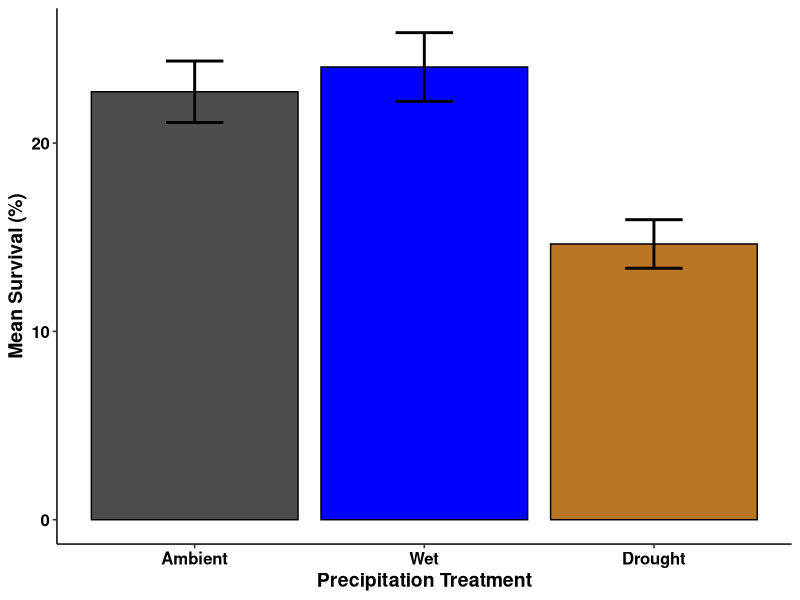
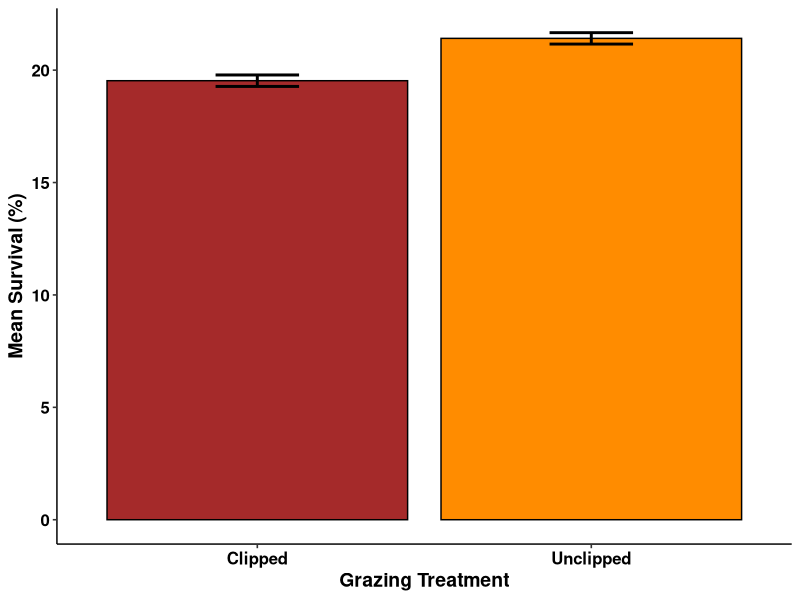
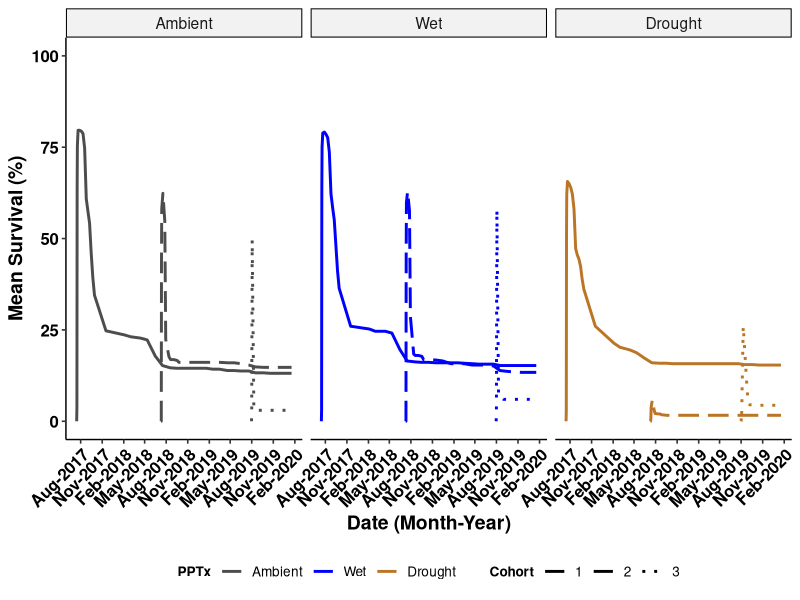
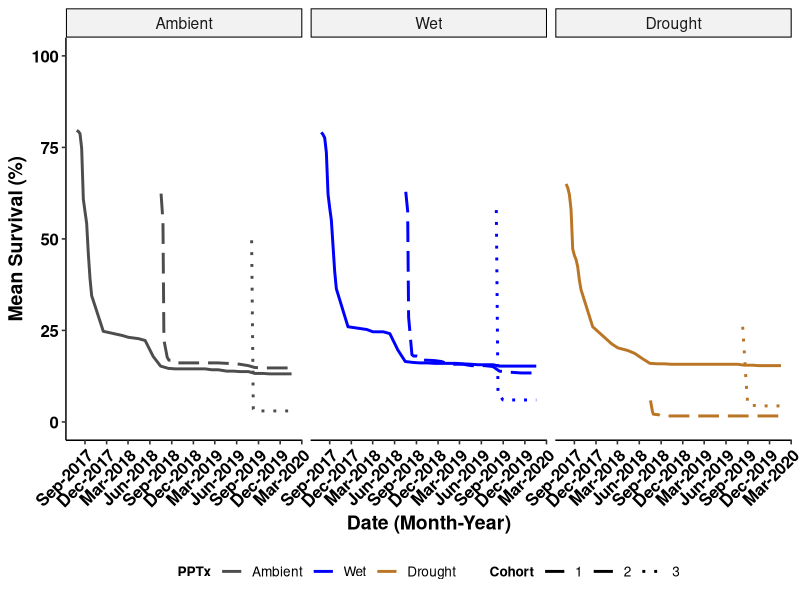
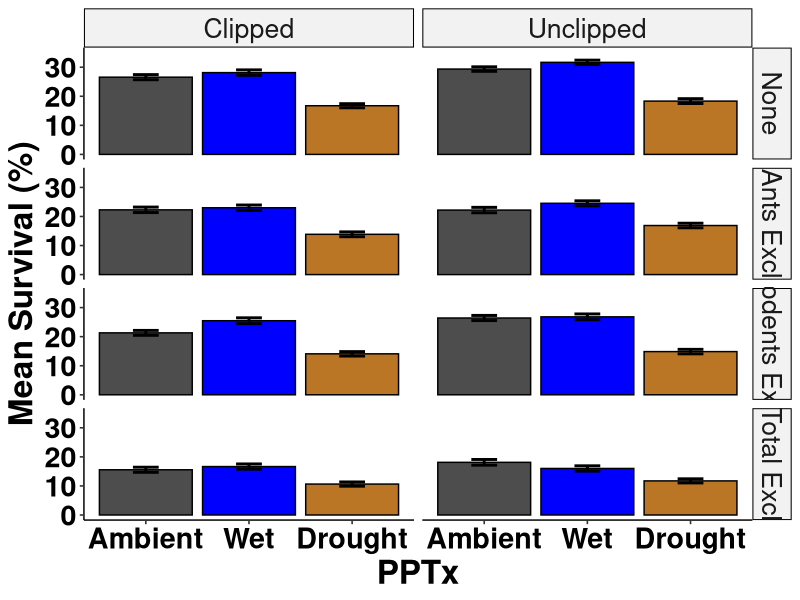
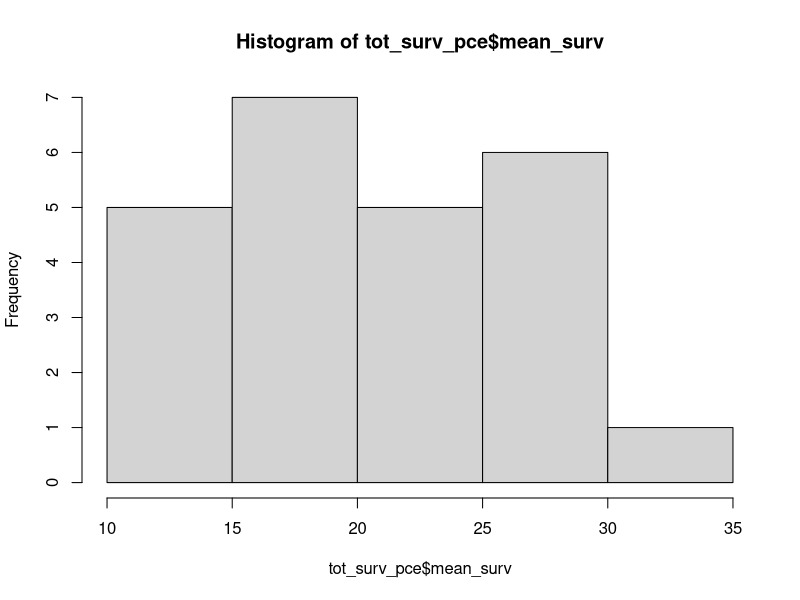
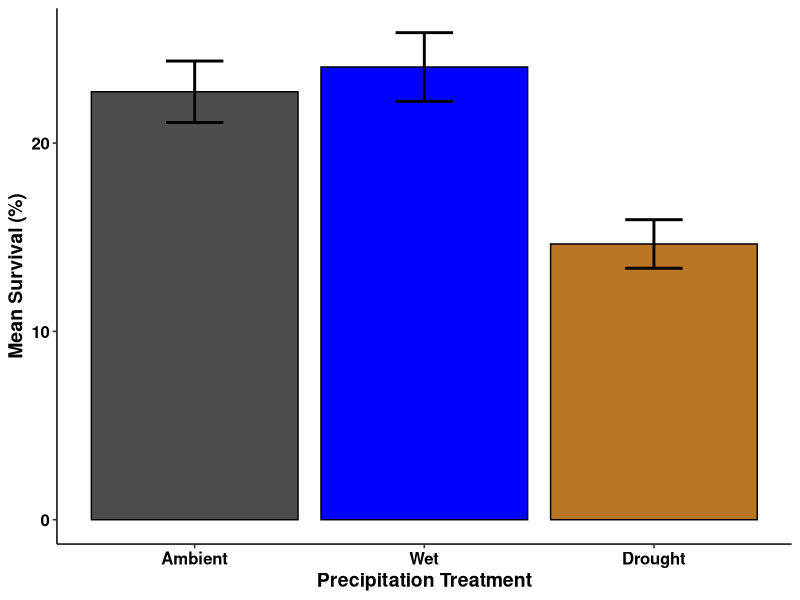
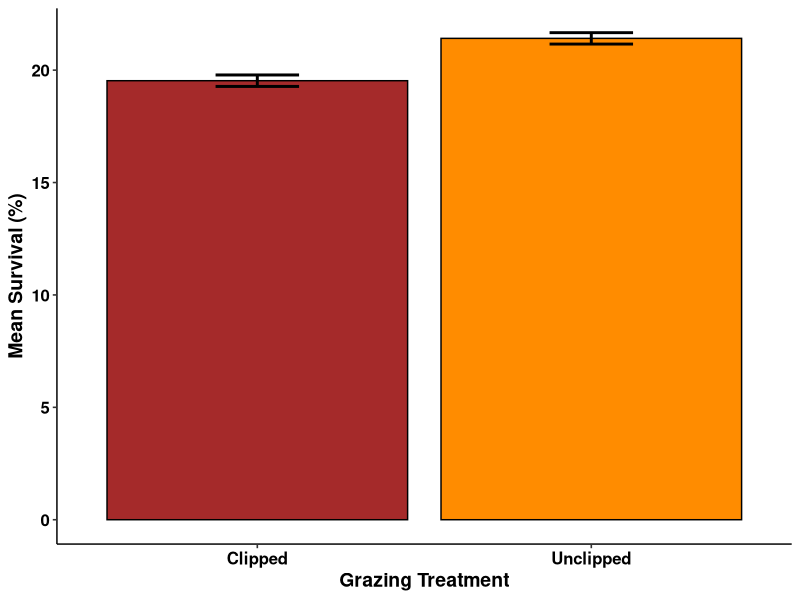

The R source for these figures, in order: (Note: this script raises an error after producing the figures.)
# USDA Rainout - Santa Rita Experimental Range
# Data visualizations-main
# Austin Rutherford
# email:arutherford@email.arizona.edu
# 2021-03-29

# Load packages
library(tidyverse)
library(forcats)
library(vroom)
library(ggpubr)
library(glmmTMB)
library(dplyr)

### Read in clean seedlings data with model outputs from "srer_rainout_stats_summarize"
seedlings_obs <- vroom("Data/seedlings_obs.csv",
                   col_types = c(.default = "f",
                                 ObsID = "i",
                                 date = "D",
                                 survival = "i",
                                 died = "i",
                                 tot_germination = "i",
                                 herb_lived = "i",
                                 herb_died = "i",
                                 tot_herbivory = "i",
                                 granivory = "i",
                                 res_surv = "d",
                                 sim_surv = "d",
                                 sim_fit_surv = "d",
                                 pred_surv = "d"))
str(seedlings_obs)
glimpse(seedlings_obs)

# create data set for raw survival data
tot_surv <- seedlings_obs %>% 
  group_by(precip, cohort, date) %>% 
  summarise(mean_surv = mean(survival),
            sd_surv = sd(survival),
            counts = n(),
            se_surv = (sd_surv/sqrt(counts))) %>%
  mutate(upper = mean_surv + se_surv,
         lower = mean_surv - se_surv,
         date = as.Date(date))

summary(tot_surv)


bar_surv_fig <- tot_surv %>%
  group_by(precip) %>% 
  summarise(mean_precip_per = (100*mean(mean_surv)/10),
            mean_se_per = (100*mean(se_surv)/10)) %>%
  mutate(upper = mean_precip_per + mean_se_per,
         lower = mean_precip_per - mean_se_per) %>%
  mutate(precip = recode_factor(precip,
                                      "Control" = "Ambient",
                                      "IR" = "Wet",
                                       "RO" = "Drought", .ordered = TRUE)) %>% 
  ggplot(mapping = aes(x = precip, y = mean_precip_per, fill = precip)) +
  geom_bar(stat="identity", color = "black", position=position_dodge()) +
  geom_errorbar(aes(ymin = lower, ymax = upper), width = 0.25, position = position_dodge(), size = 1) +
  scale_fill_manual(values = c("grey30","blue1","#ba7525")) +
  scale_x_discrete(labels = c("Ambient","Wet", "Drought")) +
  labs(y = "Mean Survival (%)",
       x = "Precipitation Treatment") +
  theme_pubr(legend = "none") +
  labs_pubr()

bar_surv_fig

ggsave(filename = "Figures_Tables/bar_mean_surv.tiff",
       plot = bar_surv_fig,
       dpi = 800,
       width = 22,
       height = 12,
       units = "in",
       compression = "lzw")

# create data set for clip
tot_surv_c <- seedlings_obs %>% 
  group_by(clip) %>% 
  summarise(mean_surv = 100*mean(survival/10),
            sd_surv = 100*sd(survival/10),
            counts = n(),
            se_surv = (sd_surv/sqrt(counts))) %>%
  mutate(upper = mean_surv + se_surv,
         lower = mean_surv - se_surv)

bar_cliponly_fig <- tot_surv_c %>%
  ggplot(mapping = aes(x = clip, y = mean_surv, fill = clip)) +
  geom_bar(stat="identity", color = "black", position=position_dodge()) +
  geom_errorbar(aes(ymin = lower, ymax = upper), width = 0.25, position = position_dodge(), size = 1) +
  scale_fill_manual(values = c("brown","darkorange")) +
  scale_x_discrete(labels = c("Clipped","Unclipped")) +
  labs(y = "Mean Survival (%)",
       x = "Grazing Treatment") +
  theme_pubr(legend = "none") +
  labs_pubr()

bar_cliponly_fig

ggsave(filename = "Figures_Tables/bar_cliponly_surv.tiff",
       plot = bar_cliponly_fig,
       dpi = 800,
       width = 22,
       height = 12,
       units = "in",
       compression = "lzw")

# plot survival over time, all dates
line_mean_surv <- tot_surv %>% 
  mutate(precip = recode_factor(precip,
                                "Control" = "Ambient",
                                "IR" = "Wet",
                                "RO" = "Drought", .ordered = TRUE)) %>% 
  ggplot(aes(x = date, y = 10*mean_surv, group = cohort, color = precip)) + 
  scale_color_manual(values = c("grey30", "blue1", "#ba7525")) +
  #scale_y_continuous(breaks = seq(0, 120, 10), expand = c(0.02,0)) +
  scale_x_date(date_labels = "%b-%Y", date_breaks = "3 months") +
  geom_line(aes(linetype = cohort), stat = "identity", size = 1) + 
  scale_linetype_manual(values=c("solid","longdash", "dotted")) +
  scale_fill_manual(values = c("grey30","blue1", "red1")) +
  ylim(0, 100) +
  labs(y = "Mean Survival (%)",
       x = "Date (Month-Year)",
       color = "PPTx",
       linetype = "Cohort") +
  facet_wrap(~precip, ncol = 3, nrow = 1) +
  theme_pubr(legend = "bottom", x.text.angle = 45) +
  labs_pubr()

line_mean_surv

ggsave(filename = "Figures_Tables/seedlings/line_mean_surv.tiff",
       plot = line_mean_surv,
       dpi = 800,
       width = 22,
       height = 12,
       units = "in",
       compression = "lzw")


# remove the lead up survival to start max for each cohort (following Archer suggestions)
surv_small_1 <- tot_surv %>% 
  filter(cohort == 1) %>% 
  filter(date > "2017-07-21")

surv_small_2 <- tot_surv %>% 
  filter(cohort == 2) %>% 
  filter(date >= "2018-07-18")

surv_small_3 <- tot_surv %>% 
  filter(cohort == 3 & precip != "RO") %>% 
  filter(date >= "2019-08-03")

surv_small_drought <- tot_surv %>% 
  filter(precip == "RO" & date >= "2019-08-10")

surv_small_all <- rbind(surv_small_1, surv_small_2, surv_small_3, surv_small_drought)

line_mean_surv_archer <- surv_small_all %>% 
  mutate(precip = recode_factor(precip,
                                "Control" = "Ambient",
                                "IR" = "Wet",
                                "RO" = "Drought", .ordered = TRUE)) %>% 
  ggplot(aes(x = date, y = 10*mean_surv, group = cohort, color = precip)) + 
  scale_color_manual(values = c("grey30", "blue1", "#ba7525")) +
  #scale_y_continuous(breaks = seq(0, 120, 10), expand = c(0.02,0)) +
  scale_x_date(date_labels = "%b-%Y", date_breaks = "3 months") +
  geom_line(aes(linetype = cohort), stat = "identity", size = 1) + 
  scale_linetype_manual(values=c("solid","longdash", "dotted")) +
  scale_fill_manual(values = c("grey30","blue1", "red1")) +
  ylim(0, 100) +
  labs(y = "Mean Survival (%)",
       x = "Date (Month-Year)",
       color = "PPTx",
       linetype = "Cohort") +
  facet_wrap(~precip, ncol = 3, nrow = 1) +
  theme_pubr(legend = "bottom", x.text.angle = 45) +
  labs_pubr()

line_mean_surv_archer

ggsave(filename = "Figures_Tables/seedlings/line_mean_surv_archer.tiff",
       plot = line_mean_surv_archer,
       dpi = 800,
       width = 22,
       height = 12,
       units = "in",
       compression = "lzw")

# calculate summary info
tot_surv_summary <- seedlings_obs %>% 
  group_by(precip, cohort, date) %>% 
  summarise(mean_surv = 100*mean(survival/10),
            sd_surv = 100*sd(survival/10),
            counts = n(),
            se_surv = (sd_surv/sqrt(counts))) %>%
  mutate(upper = mean_surv + se_surv,
         lower = mean_surv - se_surv)

tot_surv_summary_full <- seedlings_obs %>% 
  group_by(precip, excl, clip) %>% 
  summarise(mean_surv = 100*mean(survival/10),
            sd_surv = 100*sd(survival/10),
            counts = n(),
            se_surv = (sd_surv/sqrt(counts))) %>%
  mutate(upper = mean_surv + se_surv,
         lower = mean_surv - se_surv)

tot_surv_summary_pcohort <- seedlings_obs %>% 
  group_by(precip, cohort) %>% 
  summarise(mean_surv = 100*mean(survival/10),
            sd_surv = 100*sd(survival/10),
            counts = n(),
            se_surv = (sd_surv/sqrt(counts))) %>%
  mutate(upper = mean_surv + se_surv,
         lower = mean_surv - se_surv)

# create data set for precip and excl and clip
tot_surv_pce <- seedlings_obs %>% 
  group_by(precip, excl, clip) %>% 
  summarise(mean_surv = 100*mean(survival/10),
            sd_surv = 100*sd(survival/10),
            counts = n(),
            se_surv = (sd_surv/sqrt(counts))) %>%
  mutate(upper = mean_surv + se_surv,
         lower = mean_surv - se_surv)

bar_pce_fig <- tot_surv_pce %>%
  mutate(precip = recode_factor(precip,
                                "Control" = "Ambient",
                                "IR" = "Wet",
                                "RO" = "Drought", .ordered = TRUE)) %>% 
  mutate(excl = recode_factor(excl, 
                              "Control" = "None",
                              "Ants" = "Ants Excl",
                              "Rodents" = "Rodents Excl",
                              "Total" = "Total Excl")) %>% 
  ggplot(mapping = aes(x = precip, y = mean_surv, fill = precip)) +
  geom_bar(stat="identity", color = "black", position=position_dodge()) +
  geom_errorbar(aes(ymin = lower, ymax = upper), width = 0.25, position = position_dodge(), size = 1) +
  scale_fill_manual(values = c("grey30", "blue1", "#ba7525")) +
  scale_x_discrete(labels = c("Ambient", "Wet", "Drought")) +
  ylim(0, 35) +
  labs(y = "Mean Survival (%)",
       x = "PPTx") +
  theme_pubr(legend = "none") +
  facet_grid(cols = vars(clip), rows = vars(excl)) +
  labs_pubr(base_size = 24)

bar_pce_fig

ggsave(filename = "Figures_Tables/bar_alltx_surv.tiff",
       plot = bar_pce_fig,
       dpi = 800,
       width = 22,
       height = 12,
       units = "in",
       compression = "lzw")

# stats
hist(tot_surv_pce$mean_surv)

tot_mod <- (aov((10*survival)~precip+clip+excl, data = seedlings_obs))

# post-hoc test of precip and exclusion 
post.hoc.tot <- emmeans::emmeans(tot_mod, specs = ~precip*excl, by = "clip")
post.hoc.tot

# get lettering report on post-hoc test
post.hoc.letters.tot <- cld(post.hoc.tot, Letters = letters, covar = T)
post.hoc.letters.tot

# create data set for precip and clip
tot_surv_pc <- seedlings_obs %>% 
  group_by(precip, clip) %>% 
  summarise(mean_surv = 100*mean(survival/10),
            sd_surv = 100*sd(survival/10),
            counts = n(),
            se_surv = (sd_surv/sqrt(counts))) %>%
  mutate(upper = mean_surv + se_surv,
         lower = mean_surv - se_surv)

bar_clip_fig <- tot_surv_pc %>%
  mutate(precip = recode_factor(precip,
                                "Control" = "Ambient",
                                "IR" = "Wet",
                                "RO" = "Drought", .ordered = TRUE)) %>% 
  ggplot(mapping = aes(x = clip, y = mean_surv, fill = clip)) +
  geom_bar(stat="identity", color = "black", position=position_dodge()) +
  geom_errorbar(aes(ymin = lower, ymax = upper), width = 0.25, position = position_dodge(), size = 1) +
  scale_fill_manual(values = c("brown","darkorange")) +
  scale_x_discrete(labels = c("Clipped","Unclipped")) +
  ylim(0, 30) +
  labs(y = "Mean Survival (%)",
       x = "") +
  theme_pubr(legend = "none") +
  facet_wrap(~precip)+
  labs_pubr(base_size = 24)

bar_clip_fig

ggsave(filename = "Figures_Tables/bar_clip_surv.tiff",
       plot = bar_clip_fig,
       dpi = 800,
       width = 22,
       height = 12,
       units = "in",
       compression = "lzw")

# stats
tot_mod_clip <- (aov((survival/10)~precip+clip, data = seedlings_obs))

# post-hoc test of precip and exclusion 
post.hoc.tot.clip <- emmeans::emmeans(tot_mod_clip, specs = ~precip*clip)
post.hoc.tot.clip

# get lettering report on post-hoc test
post.hoc.letters.tot.clip <- cld(post.hoc.tot.clip, Letters = letters, covar = T)
post.hoc.letters.tot.clip

# if want to look at effects treating monsoon precip as continuous
precip_cont_surv_df_1 <- seedlings_obs %>% 
  group_by(cohort) %>%
  filter(cohort == "1") %>% 
  mutate(precip_cont = dplyr::recode(precip,
                                     "Control" = "280",
                                     "IR" = "462",
                                     "RO" = "98")) %>% 
  mutate(precip_cont = as.numeric(as.character(precip_cont)))

precip_cont_surv_df_2 <-seedlings_obs %>% 
  group_by(cohort) %>%
  filter(cohort == "2") %>% 
  mutate(precip_cont = dplyr::recode(precip,
                                     "Control" = "330",
                                     "IR" = "545",
                                     "RO" = "115")) %>% 
  mutate(precip_cont = as.numeric(as.character(precip_cont)))

precip_cont_surv_df_3 <-seedlings_obs %>% 
  group_by(cohort) %>%
  filter(cohort == "3") %>% 
  mutate(precip_cont = dplyr::recode(precip,
                                     "Control" = "292",
                                     "IR" = "482",
                                     "RO" = "102")) %>% 
  mutate(precip_cont = as.numeric(as.character(precip_cont)))

precip_cont_surv_df <- rbind(precip_cont_surv_df_1, precip_cont_surv_df_2, precip_cont_surv_df_3)


# predicted survival only PPT
pred_surv_pt <- precip_cont_surv_df %>% 
  group_by(precip_cont, clip, excl) %>% 
  summarise(mean_pred_surv = mean(pred_surv),
            sd_surv = sd(pred_surv),
            counts = n(),
            se_surv = (sd_surv/sqrt(counts))) %>%
  mutate(upper = mean_pred_surv + se_surv,
         lower = mean_pred_surv - se_surv) %>% 
  mutate(excl = recode_factor(excl, 
                              "Control" = "None",
                              "Ants" = "Ants Excl",
                              "Rodents" = "Rodents Excl",
                              "Total" = "All Excl")) %>% 
  ggplot(aes(x = precip_cont, y = 10*(mean_pred_surv))) + 
  #geom_point() +
  geom_pointrange(aes(ymin = 10*lower, ymax = 10*upper, color = excl), size = 0.5) +
  geom_smooth(method = "glm", formula = y ~ log(x) + x, se = T, size = 2)+
  labs(y = "Predicted Survival (%)",
       x = "Precipitation (mm)",
       color = "Exclusion") +
  scale_x_continuous(breaks = c(0,50, 100,150, 200,250, 300,350, 400,450, 500, 550), limits = c(0, 550))+
  ylim(0, 45) +
  theme_pubr(legend = "right")+
  labs_pubr(base_size = 24)

pred_surv_pt

ggsave(filename = "Figures_Tables/pred_surv_cont.tiff",
       plot = pred_surv_pt,
       dpi = 800,
       width = 22,
       height = 12,
       units = "in",
       compression = "lzw")
